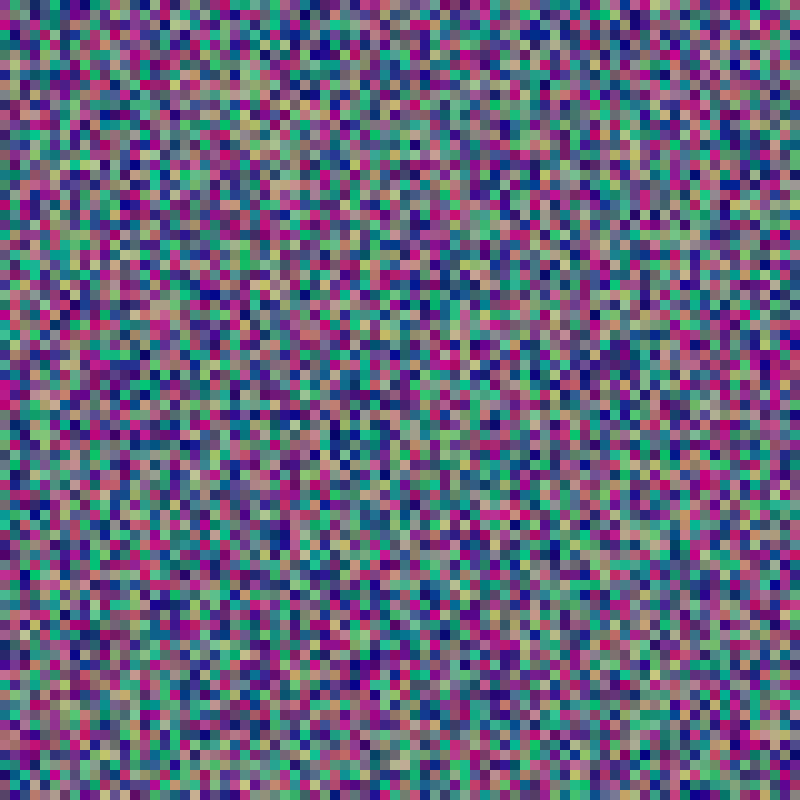
Frame 1 (no input)
Frame 60 (the mouse pressed at the canvas centre just before this capture): identical to frame 1, image omitted
Frame 120 (the mouse held since frame 60 and released just before this capture): identical to frame 1, image omitted

The Processing sketch that drew this single still picture (run headless with seeded random() and noise(); from frame 60 on, the mouse is pressed at the canvas centre):

// Processing sketch: processing_87530
// ── processing_87530.pde

int diam=10;
int x;
int y;
float r, g, b;
void setup() {
  size(800, 800);
  noStroke();
  frameRate(5);
}
void draw() {
  while (y<height) {
    for (int i= 0; i<width; i=i+diam) {
      r=random(200);
      g=random(200);
      b=random(100, 150);
      fill(r, g, b);
      rect( x+i, y, diam, diam);
    }
    y=y+diam;
  }
}
